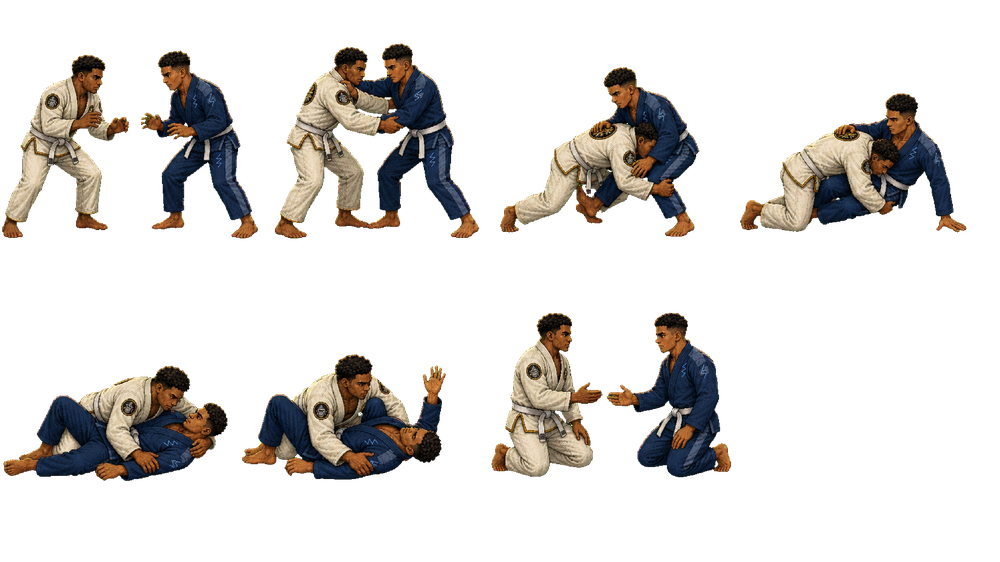
#> input picture assets/source/apixel/movements/baiana_sequence_v01.png, 1000 x 562 px, shrunk from 3840 x 2160 before the run; its folder holds only this picture in this run
$ python palette_snap.py --input ../../../assets/source/apixel/movements/baiana_sequence_v01.png --out out.png
#> lines starting #> are read from the running program, lines starting #| are printed output that depends on the picture
#> in run, image is the input picture: PIL image 1000x562 RGBA; mean R, G, B, A 23.3, 20.4, 17.3, 54
### tools/cria-asset-factory/scripts/common.py
"""Deterministic candidate-only operations. Never authorizes shipping."""
from __future__ import annotations
import hashlib
import json
import re
import shutil
from pathlib import Path

from PIL import Image

SIZE = (128, 128)
PIVOT = [64, 96]
FPS = 12
BASE_PALETTE = (
    "#0B0B0D", "#C9971C", "#EDE6D6", "#1E3A5F", "#2D5016",
    "#B85C38", "#D4A574", "#8B0000", "#4B0082",
)
FACTIONS = {"ALE": "#FF9408", "LEM": "#4A6741", "NTM": "#3FE3F5"}
PHASES = ("anticipation", "entry", "establish", "stabilize", "response", "recovery")
ANIMATIONS = {"idle_combat", "walk", "dash", "guard", "hit_light", "hit_medium",
              "hit_heavy", "clinch", "ground_top", "ground_bottom", "victory",
              "defeat", "world_idle"}
IDENT = re.compile(r"^[a-z][a-z0-9_]*$")


# [4 lines left out: function safe_id, not called in this run]


def output_dir(path: Path) -> Path:
    path = Path(path).expanduser().resolve()
    if path == Path(path.anchor) or path == Path.home().resolve():
        raise ValueError("refusing broad output path")
    if path.exists() and any(path.iterdir()):
        raise FileExistsError(f"output directory must be empty: {path}")
    path.mkdir(parents=True, exist_ok=True)
    return path


# [36 lines left out: functions json_write, read, candidate, pngs, not called in this run]


def rgb_palette(faction: str | None = None) -> list[tuple[int, int, int]]:
    if faction and faction not in FACTIONS:
        raise ValueError(f"unknown faction {faction}")
    colors = list(BASE_PALETTE) + ([FACTIONS[faction]] if faction else [])
    return [tuple(bytes.fromhex(x[1:])) for x in colors]


def snap(source: Image.Image, faction: str | None = None) -> Image.Image:
    colors = rgb_palette(faction)
    rgba = source.convert("RGBA")
    out = Image.new("RGBA", rgba.size)
#> out: PIL image 1000x562 RGBA; every value is 0
    lut: dict[tuple[int, int, int], tuple[int, int, int]] = {}
    pixels = []
    for r, g, b, a in rgba.getdata():
        if a < 128:
            pixels.append((0, 0, 0, 0))
            continue
        rgb = (r, g, b)
        if rgb not in lut:
            lut[rgb] = min(colors, key=lambda c: sum((c[i] - rgb[i]) ** 2 for i in range(3)))
        pixels.append((*lut[rgb], 255))
#> after the loop, lut = 60375 items; pixels = 562000 items
    out.putdata(pixels)
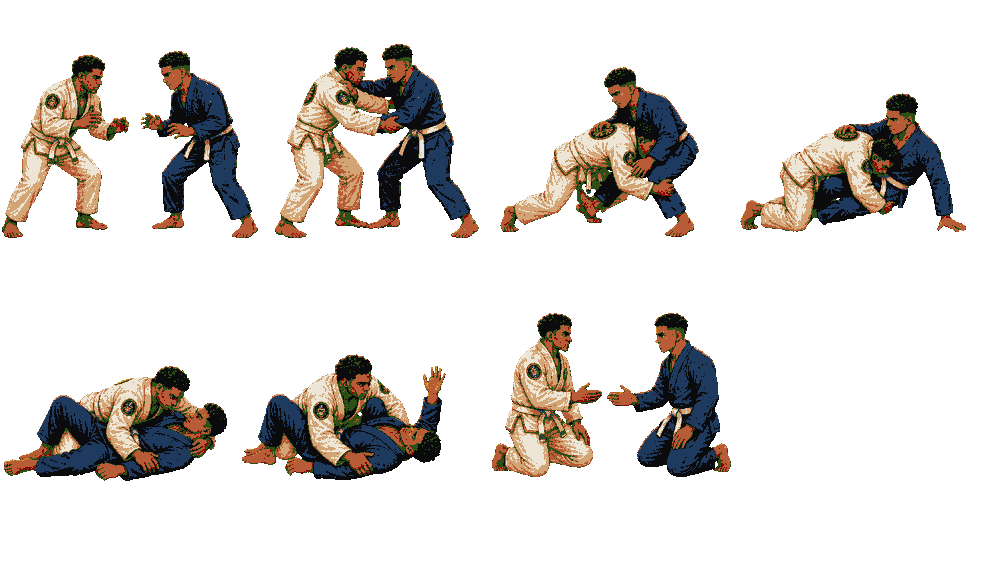
#> out: PIL image 1000x562 RGBA; mean R, G, B, A 22.8, 19.1, 16, 54.1; transparent parts drawn white
    return out


def sha(path: Path) -> str:
    return hashlib.sha256(path.read_bytes()).hexdigest()


# [13 lines left out: function sidecars, not called in this run]


def copy_frame(src: Path, dest: Path) -> None:
    dest.parent.mkdir(parents=True, exist_ok=True)
    shutil.copy2(src, dest)

### tools/cria-asset-factory/scripts/palette_snap.py
#!/usr/bin/env python3
"""Snap existing PNGs to the canonical palette, never create new artwork."""
from __future__ import annotations
import argparse
from pathlib import Path
from PIL import Image
try:
    from .common import FACTIONS, output_dir, pngs, snap
except ImportError:
    from common import FACTIONS, output_dir, pngs, snap


def run(source: Path, out: Path, faction: str | None = None) -> None:
    inp = [source] if source.is_file() else pngs(source)
    if not inp or any(x.suffix.lower() != ".png" for x in inp):
        raise ValueError("PNG input required")
    output_dir(out)
    for p in inp:
        with Image.open(p) as image:
            snap(image, faction).save(out / p.name)


def main() -> None:
    ap = argparse.ArgumentParser(description=__doc__)
    ap.add_argument("--input", type=Path, required=True)
    ap.add_argument("--out", type=Path, required=True)
    ap.add_argument("--faction", choices=FACTIONS)
    args = ap.parse_args()
    run(args.input, args.out, args.faction)


if __name__ == "__main__":
    main()
